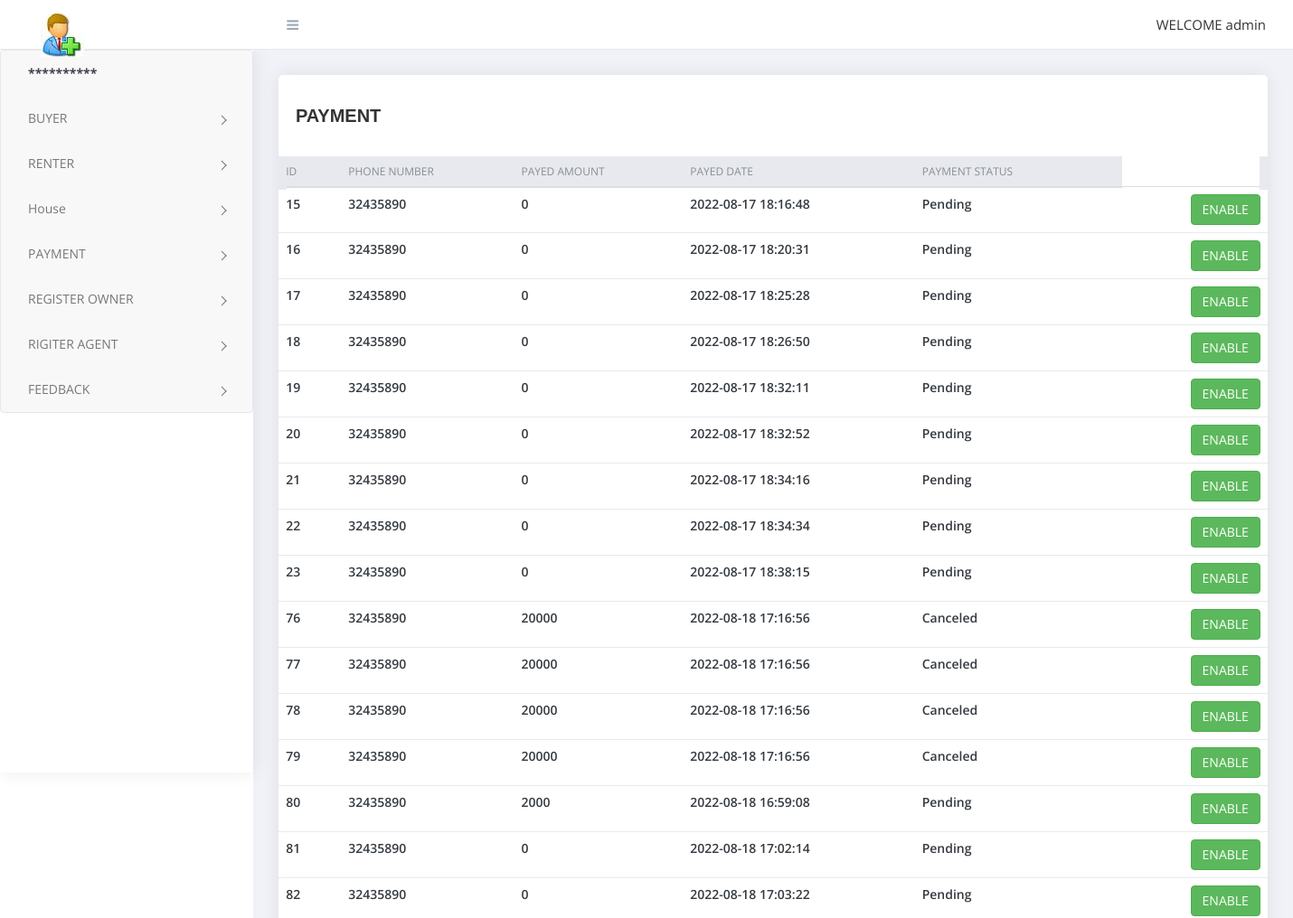
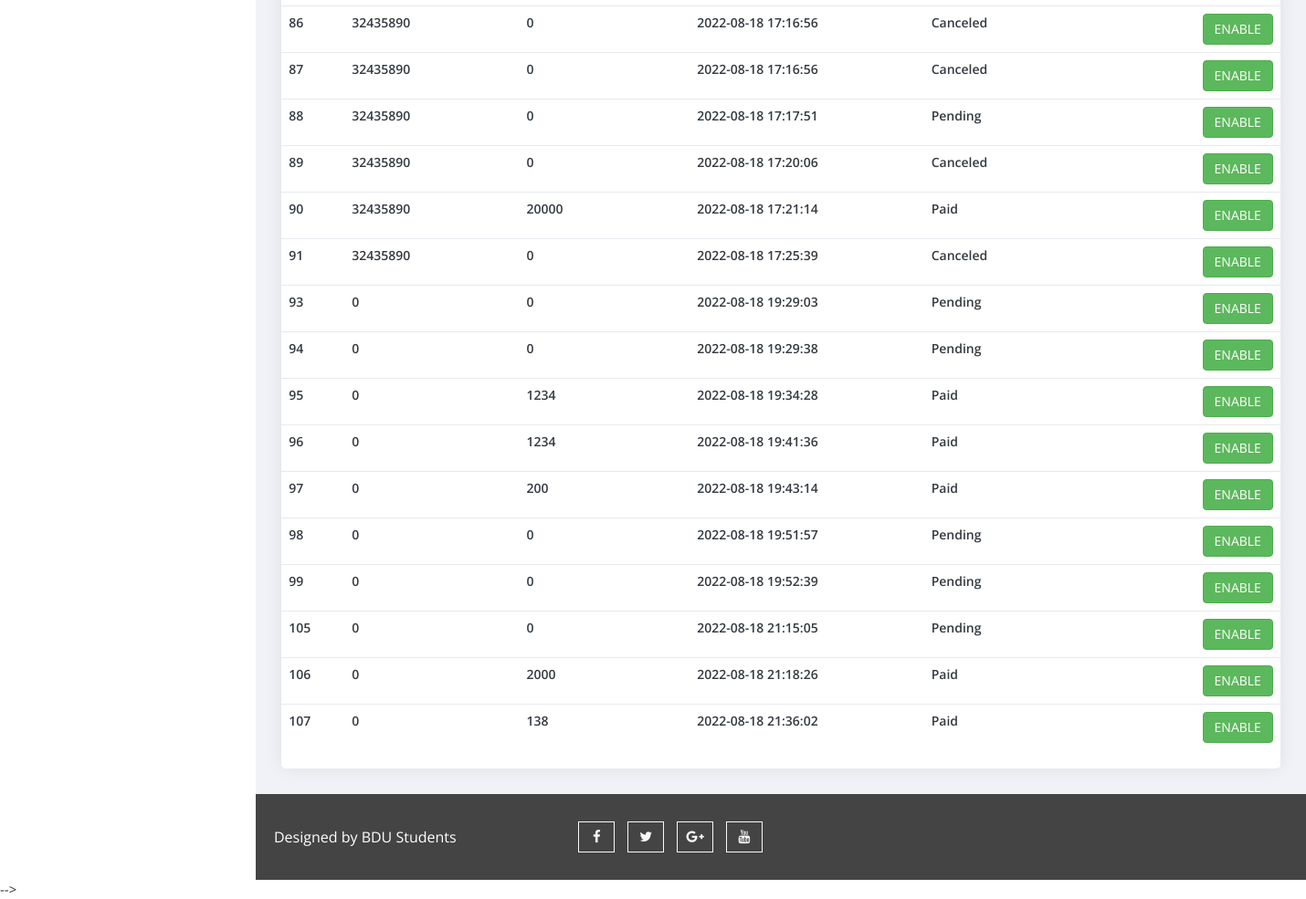
Screenshot of /admin/payment.php (signed in) with the database file from the repository (2 pictures, top to bottom).
### tables this page shows
CREATE TABLE `payment` (
  `id` int(11) NOT NULL,
  `price` int(11) NOT NULL,
  `payer_name` varchar(100) NOT NULL,
  `username` varchar(100) DEFAULT NULL,
  `phonenumber` int(100) DEFAULT NULL,
  `reason` varchar(100) DEFAULT NULL,
  `payed_amount` varchar(100) NOT NULL DEFAULT '0',
  `payed_date` timestamp NOT NULL DEFAULT current_timestamp() ON UPDATE current_timestamp(),
  `house_id` int(11) NOT NULL,
  `paymentstatus` varchar(30) NOT NULL DEFAULT 'pending'
);

### admin/payment.php (the view, shortened to what this page needs)
<?php
require('top.inc.php');
$sql="select * from payment ";
$res=mysqli_query($conn,$sql);
?>
<div class="content pb-0">
	<div class="orders">
	   <div class="row">
		  <div class="col-xl-12">
			 <div class="card">
				<div class="card-body">
				   <h4 class="box-title">PAYMENT </h4>
				</div>
				<div class="card-body--">
				   <div class="table-stats order-table ov-h">
					  <table class="table ">
						 <thead>
							<tr>
							   <th>ID</th>
							   <th>Phone Number</th>
							   <th>Payed Amount</th>
							   <th>payed Date</th>
						       <th>Payment Status</th>
							   <th></th>
							</tr>
						 </thead>
						 <tbody>
							<?php
							while($row=mysqli_fetch_assoc($res)){?>
							<tr>
							   <td><?php echo $row['id']?></td>
							   <td><?php echo $row['phonenumber']?></td>
							   <td><?php echo $row['payed_amount']?></td>
							   <td><?php echo $row['payed_date']?></td>
							   <td><?php echo $row['paymentstatus']?></td>
							   <td>
							   </td>
							   <td>
                <?php
                echo"<a href='edit.php?id=$row[id]'class='btn btn-success'>ENABLE</a>";
                ?>
                 </td>
							</tr>
							<?php } ?>
						 </tbody>
					  </table>
				   </div>
				</div>
			 </div>
		  </div>
	   </div>
	</div>
</div>
<?php
require('footer.inc.php');
?>

### admin/assets/css/style.css (style rules this page uses)
body { display: table; font-family: open sans, sans-serif; font-size: 16px; width: 100% }
a, button { text-decoration: none; outline: none!important; color: #878787; -webkit-transition: all .25s ease; transition: all .25s ease }
h1, h2, h3, h4, h5, h6 { margin: 0 }
.pb-0 { padding-bottom: 0 }
.ov-h { overflow: hidden }
.btn, button, input, textarea { -webkit-box-shadow: none; box-shadow: none; outline: 0!important }
.btn { border-radius: 3px }
.order-table { position: relative }
.order-table:after, .order-table:before { content: ""; position: absolute; top: 0; height: 37px; width: 10px; background: #e8e9ef }
.order-table:after { right: -1px }
.order-table:before { left: -1px }
.order-table tr th { background: #e8e9ef }
.order-table tr td:last-child, .order-table tr th:last-child { text-align: right }
.order-table tr:last-child td { border: none }
.content { float: left; padding: 1.875em; width: 100% }
.card { margin-bottom: 1.875em; border-radius: 5px; padding: 0; border: 0 solid transparent; -webkit-box-shadow: 0 0 20px rgba(0, 0, 0, .08); box-shadow: 0 0 20px rgba(0, 0, 0, .08) }
.card .box-title { font-weight: 600; font-size: 20px; padding: 5px 0 }
.card .card-body { float: left; padding: 1.25em; position: relative; width: 100% }
.card h4 { font-size: 1.1rem }
.table-stats table { font-family: open sans }
.table-stats table th, .table-stats table td { border: none; border-bottom: 1px solid #e8e9ef; color: #868e96; font-size: 12px; font-weight: 400; padding: .75em 1.25em; text-transform: uppercase }
.table-stats table td { color: #343a40; font-size: 14px; font-weight: 600; text-transform: capitalize; vertical-align: middle }
.btn, .button { display: inline-block; font-weight: 400; text-align: center; white-space: nowrap; vertical-align: middle; -webkit-transition: all .15s ease-in-out; transition: all .15s ease-in-out; border-radius: 3; cursor: pointer }

### rows the page displays
payment: id "15", phonenumber "32435890", payed_amount "0", payed_date "2022-08-17 18:16:48", paymentstatus "Pending"
payment: id "16", phonenumber "32435890", payed_amount "0", payed_date "2022-08-17 18:20:31", paymentstatus "Pending"
payment: id "17", phonenumber "32435890", payed_amount "0", payed_date "2022-08-17 18:25:28", paymentstatus "Pending"
payment: id "18", phonenumber "32435890", payed_amount "0", payed_date "2022-08-17 18:26:50", paymentstatus "Pending"
payment: id "19", phonenumber "32435890", payed_amount "0", payed_date "2022-08-17 18:32:11", paymentstatus "Pending"
payment: id "20", phonenumber "32435890", payed_amount "0", payed_date "2022-08-17 18:32:52", paymentstatus "Pending"
payment: id "21", phonenumber "32435890", payed_amount "0", payed_date "2022-08-17 18:34:16", paymentstatus "Pending"
payment: id "22", phonenumber "32435890", payed_amount "0", payed_date "2022-08-17 18:34:34", paymentstatus "Pending"
payment: id "23", phonenumber "32435890", payed_amount "0", payed_date "2022-08-17 18:38:15", paymentstatus "Pending"
payment: id "76", phonenumber "32435890", payed_amount "20000", payed_date "2022-08-18 17:16:56", paymentstatus "Canceled"
payment: id "77", phonenumber "32435890", payed_amount "20000", payed_date "2022-08-18 17:16:56", paymentstatus "Canceled"
payment: id "78", phonenumber "32435890", payed_amount "20000", payed_date "2022-08-18 17:16:56", paymentstatus "Canceled"
payment: id "79", phonenumber "32435890", payed_amount "20000", payed_date "2022-08-18 17:16:56", paymentstatus "Canceled"
payment: id "80", phonenumber "32435890", payed_amount "2000", payed_date "2022-08-18 16:59:08", paymentstatus "Pending"
payment: id "81", phonenumber "32435890", payed_amount "0", payed_date "2022-08-18 17:02:14", paymentstatus "Pending"
payment: id "82", phonenumber "32435890", payed_amount "0", payed_date "2022-08-18 17:03:22", paymentstatus "Pending"
payment: id "86", phonenumber "32435890", payed_amount "0", payed_date "2022-08-18 17:16:56", paymentstatus "Canceled"
payment: id "87", phonenumber "32435890", payed_amount "0", payed_date "2022-08-18 17:16:56", paymentstatus "Canceled"
payment: id "88", phonenumber "32435890", payed_amount "0", payed_date "2022-08-18 17:17:51", paymentstatus "Pending"
payment: id "89", phonenumber "32435890", payed_amount "0", payed_date "2022-08-18 17:20:06", paymentstatus "Canceled"
payment: id "90", phonenumber "32435890", payed_amount "20000", payed_date "2022-08-18 17:21:14", paymentstatus "Paid"
payment: id "91", phonenumber "32435890", payed_amount "0", payed_date "2022-08-18 17:25:39", paymentstatus "Canceled"
payment: id "93", phonenumber "0", payed_amount "0", payed_date "2022-08-18 19:29:03", paymentstatus "Pending"
payment: id "94", phonenumber "0", payed_amount "0", payed_date "2022-08-18 19:29:38", paymentstatus "Pending"
payment: id "95", phonenumber "0", payed_amount "1234", payed_date "2022-08-18 19:34:28", paymentstatus "Paid"
payment: id "96", phonenumber "0", payed_amount "1234", payed_date "2022-08-18 19:41:36", paymentstatus "Paid"
payment: id "97", phonenumber "0", payed_amount "200", payed_date "2022-08-18 19:43:14", paymentstatus "Paid"
payment: id "98", phonenumber "0", payed_amount "0", payed_date "2022-08-18 19:51:57", paymentstatus "Pending"
payment: id "99", phonenumber "0", payed_amount "0", payed_date "2022-08-18 19:52:39", paymentstatus "Pending"
payment: id "105", phonenumber "0", payed_amount "0", payed_date "2022-08-18 21:15:05", paymentstatus "Pending"
payment: id "106", phonenumber "0", payed_amount "2000", payed_date "2022-08-18 21:18:26", paymentstatus "Paid"
payment: id "107", phonenumber "0", payed_amount "138", payed_date "2022-08-18 21:36:02", paymentstatus "Paid"

### other values shown
$_SESSION['ADMIN_USERNAME'] "admin"
